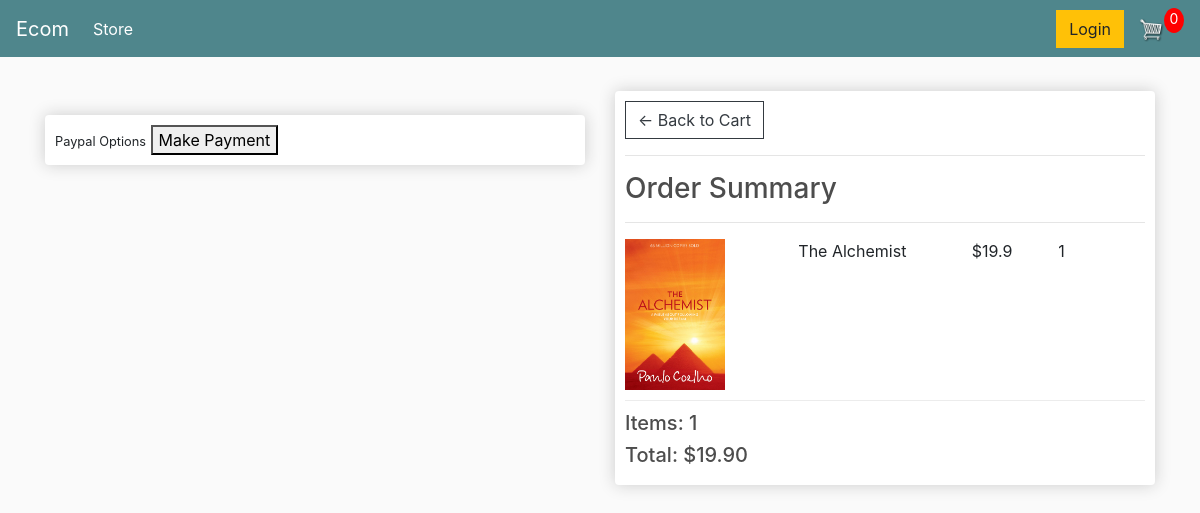
Screenshot of /checkout/ (signed in) with the database file from the repository.
### store/models.py (models this page shows, shortened)
class OrderItem(models.Model):
    product = models.ForeignKey(Product, on_delete=models.SET_NULL, blank=True,  null=True)
    order = models.ForeignKey(Order, on_delete=models.SET_NULL, null=True)
    quantity = models.IntegerField(default = 0, null=True, blank=True)
    date_added = models.DateTimeField(auto_now_add=True)
    @property
    def get_total(self):
        total = self.product.price * self.quantity
        return total

class Product(models.Model):
    name = models.CharField(max_length=200, null=True)
    price = models.FloatField()
    digital = models.BooleanField(default = False, null=True, blank=False)
    image = models.ImageField(null=True, blank=True)
    @property
    def imageURL(self):
        try:
            url = self.image.url
        except:
            url = ''
        return url

class Order(models.Model):
    customer = models.ForeignKey(Customer, on_delete = models.SET_NULL, null=True, blank=True)
    date_ordered = models.DateTimeField(auto_now_add=True)
    complete = models.BooleanField(default=False, null=True, blank=False)
    transaction_id = models.CharField(max_length=200, null = True)
    @property
    def shipping(self):
        shipping = False
        orderitems = self.orderitem_set.all()
        for i in orderitems:
            if i.product.digital == False:
                shipping = True
        return shipping
    @property
    def get_cart_total(self):
        orderitems = self.orderitem_set.all()
        total = sum([item.get_total for item in orderitems])
        print(total)
        return total
    @property
    def get_cart_items(self):
        orderitems = self.orderitem_set.all()
        total = sum([item.quantity for item in orderitems])
        print(total)
        return total

### store/views.py (the view)
# urls.py: path('checkout/', views.checkout, name = 'checkout'),
def checkout(request):
    if request.user.is_authenticated:
        customer = request.user.customer
        order, created = Order.objects.get_or_create(customer=customer, complete=False)
        items = order.orderitem_set.all()
    else:
        items = []
        order = {'get_cart_total':0 , 'get_cart_items':0}
    context = {'items':items, 'order': order}
    return render(request, 'store/checkout.html', context)

### store/templates/store/checkout.html (shortened to what this page needs)
{% extends 'store/main.html' %}
{% load static %}
{% block content %}
     <div class="row">
		<div class="col-lg-6">
			<br>
			<div class="box-element hidden" id="payment-info">
				<small>Paypal Options</small>
				<button id='make-payment'>Make Payment</button>
			</div>
		</div>
		<div class="col-lg-6">
			<div class="box-element">
				<a  class="btn btn-outline-dark" href="{% url 'cart' %}">&#x2190; Back to Cart</a>
				<hr>
				<h3>Order Summary</h3>
				<hr>
				{% for item in items %}
				<div class="cart-row">
					<div style="flex:2"><img class="row-image" src="{{item.product.imageURL}}"></div>
					<div style="flex:2"><p>{{item.product.name}}</p></div>
					<div style="flex:1"><p>${{item.product.price}}</p></div>
					<div style="flex:1"><p>{{item.quantity}}</p></div>
				</div>
				{% endfor %}
				<h5>Items:   {{order.get_cart_items}}</h5>
				<h5>Total:   ${{order.get_cart_total|floatformat:2}}</h5>
			</div>
		</div>
	</div>
{% endblock content %}

### static/css/main.css (style rules this page uses)
body { background-color: hsl(0, 0%, 98%); }
h1,h2,h3,h4,h5,h6 { color:hsl(0, 0%, 30%); }
.box-element { box-shadow:hsl(0, 0%, 80%) 0 0 16px; background-color: #fff; border-radius: 4px; padding: 10px; }
.col-lg-4, .col-lg-6, .col-lg-8, .col-lg-12 { margin-top: 10px; }
.btn { border-radius: 0; }
.row-image { width: 100px; }
.cart-row { display: flex; align-items: flex-stretch; padding-bottom: 10px; margin-bottom: 10px; border-bottom: 1px solid #ececec; }

### rows the page displays
OrderItem: product.imageURL (picture), product.name "The Alchemist", product.price "19.9", quantity "1"
Order: get_cart_items "1", get_cart_total "19.90"
